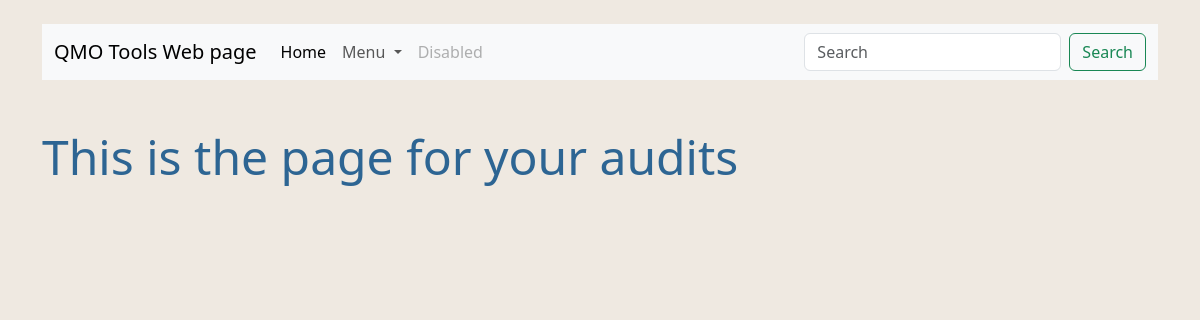
Before: /audits/ with the older database file.
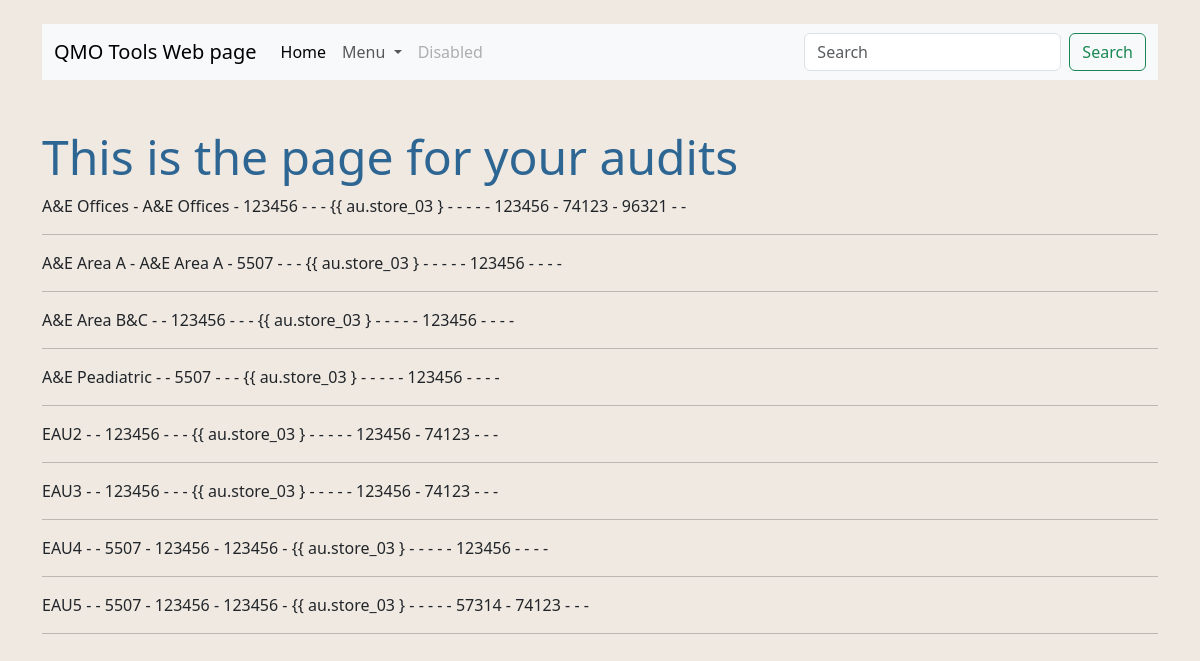
After: the same page with the newer database file.
### webapp/models.py (models this page shows, shortened)
class Audit(models.Model):
    audit_loc = models.ForeignKey(Location, on_delete=models.CASCADE, null=False)
    loc_name = models.CharField(max_length=100,blank=True)
    kitchen = models.CharField(max_length=10, blank=True)
    store_01 = models.CharField(max_length=10, blank=True)
    store_02 = models.CharField(max_length=10, blank=True)
    store_03 = models.TextField(max_length=10, blank=True)
    playground_01 = models.CharField(max_length=10, blank=True)
    playground_02 = models.CharField(max_length=10, blank=True)
    parents_rm_01 = models.CharField(max_length=10, blank=True)
    parents_rm_02 = models.TextField(max_length=10, blank=True)
    office_01 = models.CharField(max_length=10, blank=True)
    office_02 = models.CharField(max_length=10, blank=True)
    office_03 = models.CharField(max_length=10, blank=True)
    doctors_office_01 = models.TextField(max_length=10, blank=True)
    doctors_office_02 = models.CharField(max_length=10, blank=True)

class Location(models.Model):
    loc_name = models.CharField(max_length=200)
    loc_description = models.CharField(max_length=150)
    loc_risk = models.CharField(max_length=15)
    loc_comment = models.TextField(max_length=500)
    def __str__(self):
        return self.loc_name

### webapp/views.py (the view)
# urls.py: path('audits/', views.audits, name="audits"),
def audits(request):
    all_audits = Audit.objects.all
    return render(request, 'audits.html', {'all_audits':all_audits})

### webapp/templates/audits.html (shortened to what this page needs)
{% extends 'base.html' %}
    {%  block content %}
 <h1>This is the page for your audits</h1>
    {% for au in all_audits %}
    <p>{{ au.audit_loc }} - {{ au.loc_name }} - {{ au.kitchen }} - {{ au.store_01 }} - {{ au.store_02 }} - {{ au.store_03 } -
        {{ au.playground_01 }} - {{au.playground_02 }} - {{ au.parents_rm_01 }} - {{ au.parents_rm_02 }} - {{ au.office_01 }}
        - {{ au.office_02 }} - {{ au.office_03 }} - {{ au.doctors_office_01 }} - {{ au.doctors_office_02 }}</p><hr>
    {% endfor %}
    {% endblock %}

### webapp/templates/base.html (shortened to what this page needs)
{% load static %}
<!DOCTYPE html>
<html lang="en">
<head>
    <link href="https://cdn.jsdelivr.net/npm/bootstrap@5.3.3/dist/css/bootstrap.min.css" rel="stylesheet">
    <link rel="stylesheet" href="{% static 'css/main.css' %}">
</head>
<body>
<br/>
<div class="container">
    {% include "navbar.html" %}
<br/><br/>
    {%  block content %}
    {% endblock %}
</div>
</body>
</html>

### webapp/templates/navbar.html (shortened to what this page needs)
<nav class="navbar navbar-expand-lg bg-body-tertiary">
  <div class="container-fluid">
    <a class="navbar-brand" href="/">QMO Tools Web page</a>
    <div class="collapse navbar-collapse" id="navbarSupportedContent">
      <ul class="navbar-nav me-auto mb-2 mb-lg-0">
        <li class="nav-item">
          <a class="nav-link active" aria-current="page" href="/">Home</a>
        </li>
        <li class="nav-item dropdown">
          <a class="nav-link dropdown-toggle" href="" role="button" data-bs-toggle="dropdown" aria-expanded="false">
            Menu
          </a>
        </li>
        <li class="nav-item">
          <a class="nav-link disabled" aria-disabled="true">Disabled</a>
        </li>
      </ul>
      <form class="d-flex" role="search">
        <input class="form-control me-2" type="search" placeholder="Search" aria-label="Search">
        <button class="btn btn-outline-success" type="submit">Search</button>
      </form>
    </div>
  </div>
</nav>

### static/css/main.css (style rules this page uses)
body { background-color: #efe9e1; color: 111; }
h1 { font-size:3rem; color: rgb(18 82 135 / 88%); background-color: #ff bf0014; }

Changed rows visible on the page:
added Audit: audit_loc "A&E Offices", loc_name "A&E Offices", kitchen "123456", office_01 "123456", office_02 "74123", office_03 "96321"
added Audit: audit_loc "A&E Area A", loc_name "A&E Area A", kitchen "5507", office_01 "123456"
added Audit: audit_loc "A&E Area B&C", kitchen "123456", office_01 "123456"
added Audit: audit_loc "A&E Peadiatric", kitchen "5507", office_01 "123456"
added Audit: audit_loc "EAU2", kitchen "123456", office_01 "123456", office_02 "74123"
added Audit: audit_loc "EAU3", kitchen "123456", office_01 "123456", office_02 "74123"
added Audit: audit_loc "EAU4", kitchen "5507", store_01 "123456", store_02 "123456", office_01 "123456"
added Audit: audit_loc "EAU5", kitchen "5507", store_01 "123456", store_02 "123456", office_01 "57314", office_02 "74123"
